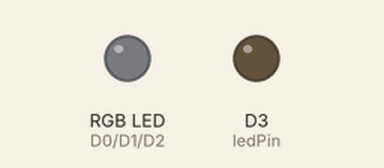
A sketch run on a simulated Particle Photon. On the bench: an RGB LED mixed from three pins (HIGH = lit), output pins drawn as LEDs (lit = HIGH).

Above: at 0.05 s.
At 3.5 s:
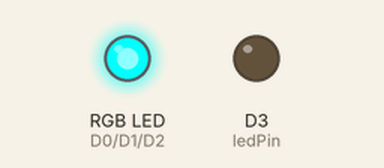
At 5.25 s:
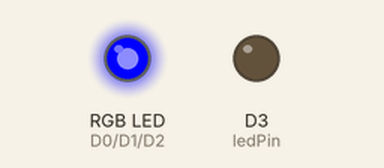
At 7.0 s:
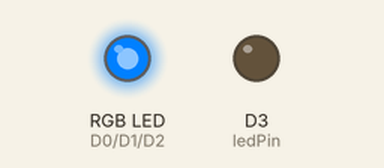
At 9.95 s:
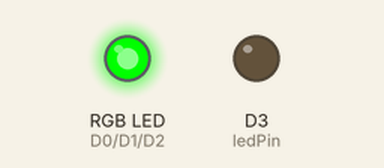
At 13.95 s:
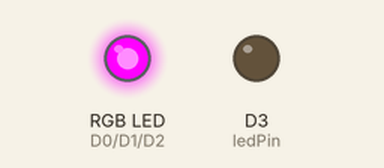
Timing chart, 0 to 18.2 s (numbered marks = the images above):
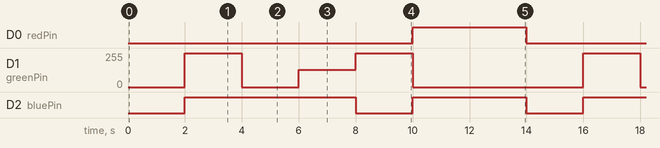

Measured:
- by itself, D0 (redPin): alternates HIGH for 4.0 s and LOW for 10.0 s
- by itself, D1 (greenPin): repeats every 14.0 s: 0/255 2.0 s, 128/255 2.0 s, 255/255 2.0 s, 0/255 6.0 s, 255/255 2.0 s
- by itself, D2 (bluePin): repeats every 14.0 s: LOW 2.0 s, HIGH 4.0 s, LOW 2.0 s, HIGH 6.0 s

The sketch:

LED.ino
```cpp
int redPin = D0;    // RED pin of the LED to PWM pin **A0**
int greenPin = D1;  // GREEN pin of the LED to PWM pin **D0**
int bluePin = D2;   // BLUE pin of the LED to PWM pin **D1**
int redValue = 255; // Full brightness for an ANODE RGB LED is 0, and off 255
int greenValue = 255; // Full brightness for an ANODE RGB LED is 0, and off 255
int blueValue = 255; // Full brightness for an ANODE RGB LED is 0, and off 255</td>


// Define a pin we'll place an LED on
int ledPin = D3;

// Our button wired to D0
int buttonPin = D4;

// Define a pin that we'll place the pot on
int potPin = A0;

// Create a variable to hold the pot reading
int potReading = 0;

// Create a variable to store the LED brightness.
int ledBrightness = 0;

void setup()
{
  // Set up the LED for output
  pinMode(ledPin, OUTPUT);

  // Set up our RGB LED pins for output
  pinMode( redPin, OUTPUT);
  pinMode( greenPin, OUTPUT);
  pinMode( bluePin, OUTPUT);


  // For input, we define the
  // pushbutton as an input-pullup
  // this uses an internal pullup resistor
  // to manage consistent reads from the device

  pinMode( buttonPin , INPUT_PULLUP); // sets pin as input

  // Create a cloud variable of type integer
  // called 'dial' mapped to potReading

  Particle.variable("dial", &potReading, INT);

  Particle.variable("brightness", &ledBrightness, INT);


}

void loop()
{

    setRGBColor( 255,255,255);    // set it to white
		delay( 2000);						// wait 2 seconds
    setRGBColor( 255,0,0);    // set it to red
		delay( 2000);						// wait 2 seconds
    setRGBColor( 255,255,0);    // set it to yellow
		delay( 2000);						// wait 2 seconds
    setRGBColor( 255,127,0);    // set it to orange
		delay( 2000);						// wait 2 seconds
    setRGBColor( 255,0,255);    // set it to magenta
		delay( 2000);						// wait 2 seconds
    setRGBColor( 0,255,0);    // set it to green
		delay( 2000);						// wait 2 seconds
    setRGBColor( 0,255,0);    // set it to green
		delay( 2000);						// wait 2 seconds

}

// Note that
// Full brightness for an ANODE RGB LED is 0, and off 255
// So we set our RGB values to be 255 - value (invert them)

void setRGBColor( int r, int g, int b ){

  redValue = r;
  greenValue = g;
  blueValue = b;

  analogWrite(redPin, 255 - redValue);
  analogWrite(greenPin, 255 - greenValue);
  analogWrite(bluePin, 255 - blueValue);
}
```
